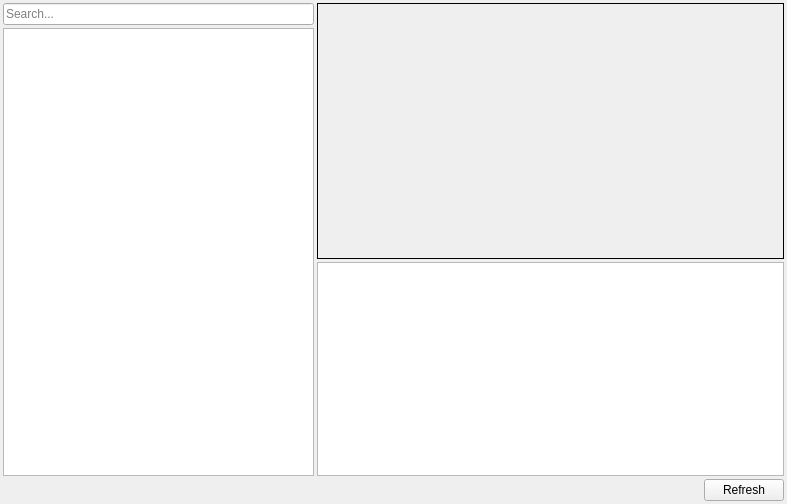
<?xml version='1.0' encoding='utf-8'?>
<ui version="4.0">
 <class>OpsHIPS</class>
 <widget class="QWidget" name="OpsHIPS">
  <property name="geometry">
   <rect>
    <x>0</x>
    <y>0</y>
    <width>787</width>
    <height>504</height>
   </rect>
  </property>
  <property name="autoFillBackground">
   <bool>false</bool>
  </property>
  <layout class="QVBoxLayout" name="verticalLayout" stretch="0,0">
   <property name="spacing">
    <number>3</number>
   </property>
   <property name="leftMargin">
    <number>3</number>
   </property>
   <property name="topMargin">
    <number>3</number>
   </property>
   <property name="rightMargin">
    <number>3</number>
   </property>
   <property name="bottomMargin">
    <number>3</number>
   </property>
   <item>
    <layout class="QHBoxLayout" name="horizontalLayout_3" stretch="2,3">
     <property name="spacing">
      <number>3</number>
     </property>
     <item>
      <layout class="QVBoxLayout" name="verticalLayout_3">
       <property name="spacing">
        <number>3</number>
       </property>
       <item>
        <widget class="QLineEdit" name="filterEdit">
         <property name="placeholderText">
          <string>Search...</string>
         </property>
         <property name="clearButtonEnabled">
          <bool>true</bool>
         </property>
        </widget>
       </item>
       <item>
        <widget class="QListWidget" name="sourcesList" />
       </item>
      </layout>
     </item>
     <item>
      <layout class="QVBoxLayout" name="verticalLayout_2">
       <property name="spacing">
        <number>3</number>
       </property>
       <item>
        <layout class="QHBoxLayout" name="horizontalLayout">
         <property name="spacing">
          <number>3</number>
         </property>
         <item>
          <widget class="QLabel" name="sourceImage">
           <property name="minimumSize">
            <size>
             <width>256</width>
             <height>256</height>
            </size>
           </property>
           <property name="autoFillBackground">
            <bool>false</bool>
           </property>
           <property name="frameShape">
            <enum>QFrame::Box</enum>
           </property>
           <property name="text">
            <string />
           </property>
           <property name="pixmap">
            <pixmap resource="../data/kstars.qrc">:/images/noimage.png</pixmap>
           </property>
           <property name="scaledContents">
            <bool>false</bool>
           </property>
           <property name="alignment">
            <set>Qt::AlignCenter</set>
           </property>
          </widget>
         </item>
        </layout>
       </item>
       <item>
        <widget class="QTextEdit" name="sourceDescription">
         <property name="readOnly">
          <bool>true</bool>
         </property>
        </widget>
       </item>
      </layout>
     </item>
    </layout>
   </item>
   <item>
    <layout class="QHBoxLayout" name="horizontalLayout_2" stretch="0,0">
     <item>
      <spacer name="horizontalSpacer">
       <property name="orientation">
        <enum>Qt::Horizontal</enum>
       </property>
       <property name="sizeHint" stdset="0">
        <size>
         <width>40</width>
         <height>20</height>
        </size>
       </property>
      </spacer>
     </item>
     <item>
      <widget class="QPushButton" name="refreshSourceB">
       <property name="text">
        <string>Refresh</string>
       </property>
      </widget>
     </item>
    </layout>
   </item>
  </layout>
 </widget>
 <resources>
  <include location="../data/kstars.qrc" />
 </resources>
 <connections />
</ui>
